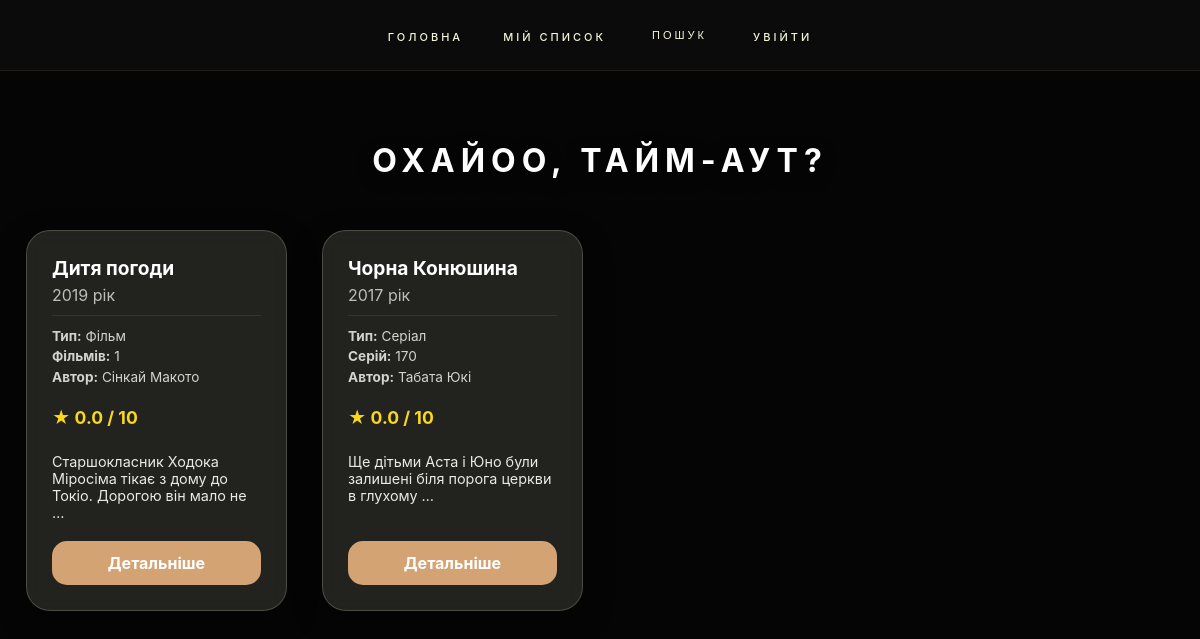
Page /anime/ on the earlier database version.
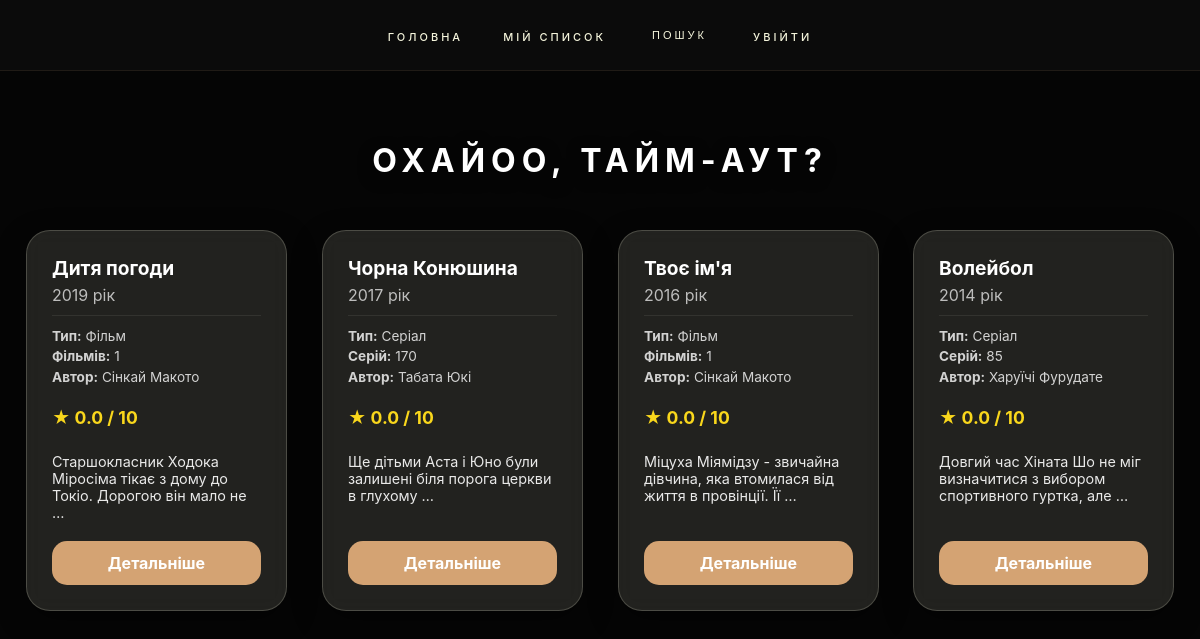
Same page on the later database version.
### anime/models.py (models this page shows, shortened)
class Anime(models.Model):
    title = models.CharField("Назва", max_length=250)
    poster = models.ImageField("Постер", upload_to='images/posters')
    description = models.TextField("Опис", blank=True)
    age_rating = models.CharField(max_length=15, blank=True, null=True, verbose_name="Віковий рейтинг")
    related_anime = models.ManyToManyField('self', blank=True, verbose_name="Пов'язані тайтли")
    TYPE_CHOICES = [('TV', 'Серіал'), ('MOVIE', 'Фільм'), ('OVA', 'OVA')]
    anime_type = models.CharField("Тип", max_length=10, choices=TYPE_CHOICES, default='TV')
    episodes = models.PositiveIntegerField("Кількість серій", default=0)
    movies_count = models.PositiveIntegerField("Кількість фільмів", default=0)
    ova_count = models.IntegerField(default=0, verbose_name="Кількість OVA")
    genres = models.ManyToManyField(Genre, related_name="anime", verbose_name="Жанри")
    authors = models.ManyToManyField(Author, related_name="anime", verbose_name="Автори")
    dub_studios = models.ManyToManyField(DubStudio, related_name="anime", verbose_name="Студії дубляжу")
    release = models.DateField("Дата релізу")
    trailer_url = models.URLField("Посилання на трейлер", blank=True)
    rating = models.DecimalField(
        "Рейтинг",
        max_digits=3, decimal_places=1, default=0.0,
        validators=[MinValueValidator(0.0), MaxValueValidator(10.0)]
    )
    class Meta:
        verbose_name = "Аніме"
        verbose_name_plural = "Аніме"
        ordering = ['title']

class Author(models.Model):
    name = models.CharField("Автор", max_length=100)
    class Meta:
        verbose_name = "Автор"
        verbose_name_plural = "Автори"

### anime/views.py (the view, shortened to what this page needs)
# urls.py: path('', views.AnimeListView.as_view(), name='anime_list'),
class AnimeListView(ListView):
    model = Anime
    template_name = 'anime/anime_list.html'
    context_object_name = 'object_list'
    def get_queryset(self):
        qs = Anime.objects.all().order_by('-release')
        query = self.request.GET.get('q')
        genre_id = self.kwargs.get('genre_id')
        if genre_id:
            qs = qs.filter(genres__id=genre_id)
        year = self.kwargs.get('year')
        if year:
            qs = qs.filter(release__year=year)
        return qs
    def get_context_data(self, **kwargs):
        context = super().get_context_data(**kwargs)
        context['selected_genre'] = self.kwargs.get('genre_id')
        context['selected_year'] = self.kwargs.get('year')
        context['search_query'] = self.request.GET.get('q', '')
        if self.request.user.is_authenticated:
            context['user_watchlist_ids'] = list(
                UserAnime.objects.filter(user=self.request.user).values_list('anime_id', flat=True)
            )
        return context

### anime/templates/anime/anime_list.html (shortened to what this page needs)
{% extends 'base.html' %}
{% block content %}
<h1>{{ page_title|default:"Охайоо, тайм-аут?" }}</h1>
<ul class="anime-grid">
    {% for anime in object_list %}
        <li class="anime-card" style="animation-delay: 0.{{ forloop.counter0 }}s;">
            <strong class="anime-title">{{ anime.title }}</strong>
            <span style="opacity: 0.7;">{{ anime.release|date:"Y" }} рік</span>
            <div class="anime-meta">
                <div><strong>Тип:</strong> {{ anime.get_anime_type_display }}</div>
                {% if anime.anime_type == 'MOVIE' %}
                    <div><strong>Фільмів:</strong> {{ anime.movies_count|default:"1" }}</div>
                {% else %}
                    <div><strong>Серій:</strong> {{ anime.episodes }}</div>
                {% endif %}
                <div><strong>Автор:</strong>
                    {% for author in anime.authors.all %}
                        {{ author.name }}{% if not forloop.last %}, {% endif %}
                    {% empty %} Не вказано {% endfor %}
                </div>
            </div>
            <p class="rating">★ {{ anime.rating|default:"0.0" }} / 10</p>
            <p style="font-size: 0.9em; opacity: 0.9; margin-bottom: 20px;">
                {{ anime.description|truncatewords:12 }}
            </p>
            <a href="{% url 'anime:anime_detail' anime.pk %}" class="btn-detail">Детальніше</a>
        </li>
    {% empty %}
        <li style="grid-column: 1/-1; text-align: center; padding: 50px; opacity: 0; animation: widgetRise 0.5s forwards;">
            <p style="font-size: 1.5em; opacity: 0.5;">Ой, ми нічого не знайшли.. </p>
        </li>
    {% endfor %}
</ul>
{% endblock %}

### anime/templates/base.html (shortened to what this page needs)
<!DOCTYPE html>
<html lang="uk">
<head>
</head>
<body>
    <nav class="nav-menu">
        <ul class="nav-list">
            <li><a href="{% url 'anime:anime_list' %}" class="nav-link">Головна</a></li>
            <li><a href="{% url 'profiles:my_list' %}" class="nav-link">Мій список</a></li>
            <li style="display: flex; align-items: center;">
                <button id="search-trigger" class="nav-link">Пошук</button>
            </li>
            {% if user.is_authenticated %}
                <a href="{% url 'profiles:profile_detail' user.profile.pk %}" class="nav-link">{{ user.profile.nickname|default:user.username|upper }}</a>
               <li>
    <form action="{% url 'logout' %}" method="post" style="display: inline; margin: 0; padding: 0;">
        {% csrf_token %}
        <button type="submit" class="nav-link" style="background: none; border: none; padding: 0; margin: 0; cursor: pointer; font-family: inherit;">
            Вийти
        </button>
    </form>
</li>
            {% else %}
                <li><a href="{% url 'login' %}" class="nav-link">Увійти</a></li>
            {% endif %}
        </ul>
    </nav>
    <main>
        {% block content %}{% endblock %}
    </main>
</body>
</html>

### anime/templates/base.html (style rules this page uses)
:root { --accent-color: #d4a373; --gold-glow: rgba(212, 163, 115, 0.4); --glass-bg: rgba(15, 15, 15, 0.7); --border-gold: rgba(212, 163, 115, 0.1); }
body { margin: 0; padding: 120px 20px 40px; color: #ffffff; font-family: 'Inter', sans-serif; background-color: #050505; min-height: 100vh; }
body::before { content: ""; position: fixed; top: 50px; left: 0; width: 100%; height: 100%; background-image: url('https://i.pinimg.com/736x/ac/3b/46/ac3b465eba3206321fa1a2dc49c08fff.jpg'); background-size: contain; background-position: center; background-repeat: no-repeat; transform: rotate(270deg) scale(2.2); z-index: -1; pointer-events: none; filter: brightness(0.4) saturate(1.2); }
.nav-menu { position: fixed; top: 0; left: 0; width: 100%; background: var(--glass-bg); backdrop-filter: blur(15px); border-bottom: 1px solid var(--border-gold); z-index: 2000; display: flex; justify-content: center; padding: 20px 0; }
.nav-list { display: flex; gap: 40px; list-style: none; margin: 0; padding: 0; align-items: center; }
.nav-link { color: #f5f5dc; text-decoration: none; font-size: 11px; letter-spacing: 3px; text-transform: uppercase; font-weight: 500; transition: 0.3s; background: none; border: none; cursor: pointer; }

### anime/templates/anime/anime_list.html (style rules this page uses)
h1 { position: relative; z-index: 10; text-align: center; text-transform: uppercase; letter-spacing: 6px; text-shadow: 0 5px 15px rgba(0,0,0,0.5); margin-bottom: 50px; color: #fff; }
.anime-grid { display: grid; grid-template-columns: repeat(auto-fill, minmax(250px, 1fr)); gap: 35px; list-style: none; padding: 0 6px; position: relative; z-index: 10; }
.anime-card { background: rgba(245, 245, 220, 0.12); backdrop-filter: blur(10px); -webkit-backdrop-filter: blur(10px); border: 1px solid rgba(245, 245, 220, 0.2); border-radius: 24px; padding: 25px; box-shadow: 0 10px 30px rgba(0, 0, 0, 0.4); display: flex; flex-direction: column; height: 100%; box-sizing: border-box; opacity: 0; animation: widgetRise 0.6s cubic-bezier(0.175, 0.885, 0.32, 1.275) forwards; transition: transform 0.4s cubic-bezier(0.175, 0.885, 0.32, 1.275), box-shadow 0.4s ease, border-color 0.4s ease, background 0.4s ease; }
.anime-title { font-size: 1.2em; margin-bottom: 5px; display: block; color: #fff; }
.anime-meta { font-size: 0.85em; margin: 10px 0; opacity: 0.8; line-height: 1.5; border-top: 1px solid rgba(245, 245, 220, 0.1); padding-top: 10px; }
.rating { color: #f9d71c; font-weight: bold; margin: 10px 0; font-size: 1.1em; }
.btn-detail { margin-top: auto; padding: 12px; background: var(--accent-color); color: white !important; text-decoration: none; border-radius: 15px; text-align: center; font-weight: bold; transition: 0.3s; }

Differences in the rows shown:
added Anime: title "Твоє ім'я", release "2016", anime_type "Фільм", movies_count "1", rating "0.0", description "Міцуха Міямідзу - звичайна дівчина, яка втомилася від життя в провінції. Її …", Author (name "Сінкай Макото")
added Anime: title "Волейбол", release "2014", anime_type "Серіал", episodes "85", rating "0.0", description "Довгий час Хіната Шо не міг визначитися з вибором спортивного гуртка, але …"
added Author: name "Харуїчі Фурудате", shown under "Волейбол"
